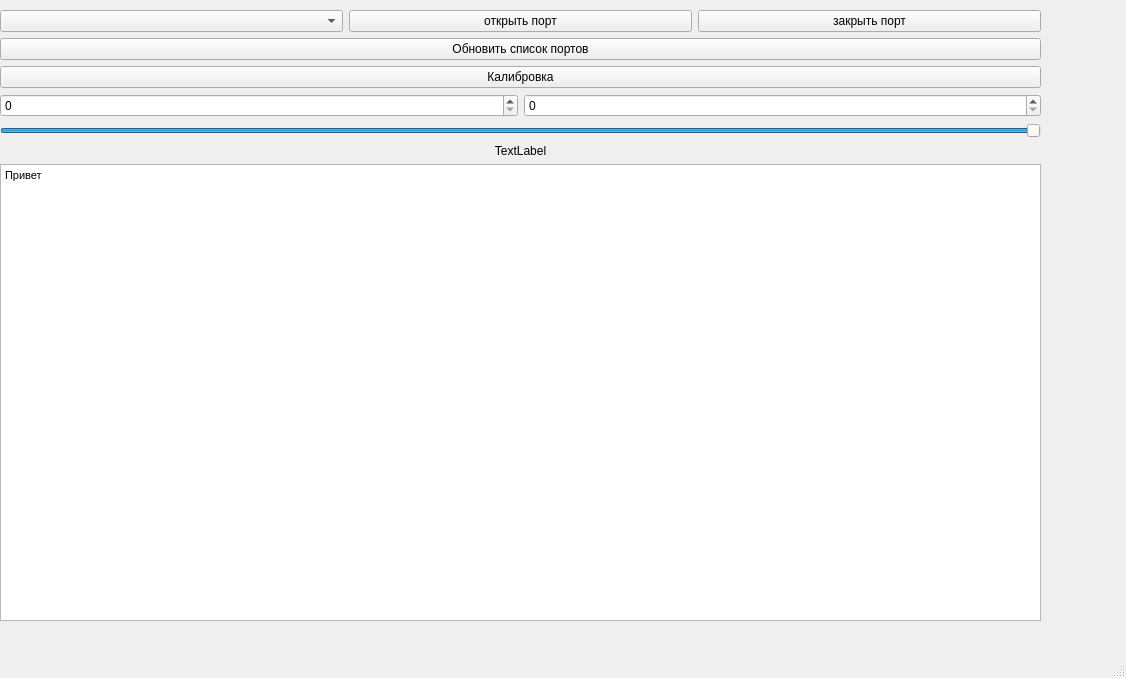
<?xml version="1.0" encoding="UTF-8"?>
<ui version="4.0">
 <class>MainWindow</class>
 <widget class="QMainWindow" name="MainWindow">
  <property name="geometry">
   <rect>
    <x>0</x>
    <y>0</y>
    <width>1126</width>
    <height>678</height>
   </rect>
  </property>
  <property name="windowTitle">
   <string>Window</string>
  </property>
  <widget class="QWidget" name="centralwidget">
   <widget class="QWidget" name="">
    <property name="geometry">
     <rect>
      <x>0</x>
      <y>10</y>
      <width>1041</width>
      <height>611</height>
     </rect>
    </property>
    <layout class="QVBoxLayout" name="verticalLayout_2">
     <item>
      <layout class="QHBoxLayout" name="horizontalLayout">
       <item>
        <layout class="QVBoxLayout" name="GlobalMenu">
         <item>
          <layout class="QHBoxLayout" name="MenuPorts">
           <item>
            <widget class="QComboBox" name="ListPorts"/>
           </item>
           <item>
            <widget class="QPushButton" name="ButOpenPort">
             <property name="text">
              <string>открыть порт</string>
             </property>
            </widget>
           </item>
           <item>
            <widget class="QPushButton" name="ButClosePort">
             <property name="text">
              <string>закрыть порт</string>
             </property>
            </widget>
           </item>
          </layout>
         </item>
         <item>
          <widget class="QPushButton" name="butRefresh">
           <property name="text">
            <string>Обновить список портов</string>
           </property>
          </widget>
         </item>
         <item>
          <layout class="QVBoxLayout" name="MenuChangeGas">
           <item>
            <widget class="QPushButton" name="ButCalibration">
             <property name="text">
              <string>Калибровка</string>
             </property>
            </widget>
           </item>
           <item>
            <layout class="QVBoxLayout" name="verticalLayout">
             <item>
              <layout class="QHBoxLayout" name="horizontalLayout_2">
               <item>
                <widget class="QSpinBox" name="spinBoxMin"/>
               </item>
               <item>
                <widget class="QSpinBox" name="spinBoxMax"/>
               </item>
              </layout>
             </item>
             <item>
              <widget class="QSlider" name="SlidePower">
               <property name="maximum">
                <number>50</number>
               </property>
               <property name="pageStep">
                <number>0</number>
               </property>
               <property name="value">
                <number>50</number>
               </property>
               <property name="orientation">
                <enum>Qt::Horizontal</enum>
               </property>
              </widget>
             </item>
            </layout>
           </item>
          </layout>
         </item>
        </layout>
       </item>
      </layout>
     </item>
     <item>
      <widget class="QLabel" name="valueGas">
       <property name="autoFillBackground">
        <bool>false</bool>
       </property>
       <property name="text">
        <string>TextLabel</string>
       </property>
       <property name="alignment">
        <set>Qt::AlignCenter</set>
       </property>
      </widget>
     </item>
     <item>
      <widget class="QTextBrowser" name="debugWindow">
       <property name="autoFormatting">
        <set>QTextEdit::AutoNone</set>
       </property>
       <property name="html">
        <string>&lt;!DOCTYPE HTML PUBLIC &quot;-//W3C//DTD HTML 4.0//EN&quot; &quot;http://www.w3.org/TR/REC-html40/strict.dtd&quot;&gt;
&lt;html&gt;&lt;head&gt;&lt;meta name=&quot;qrichtext&quot; content=&quot;1&quot; /&gt;&lt;style type=&quot;text/css&quot;&gt;
p, li { white-space: pre-wrap; }
&lt;/style&gt;&lt;/head&gt;&lt;body style=&quot; font-family:'MS Shell Dlg 2'; font-size:8.25pt; font-weight:400; font-style:normal;&quot;&gt;
&lt;p style=&quot; margin-top:0px; margin-bottom:0px; margin-left:0px; margin-right:0px; -qt-block-indent:0; text-indent:0px;&quot;&gt;Привет&lt;/p&gt;&lt;/body&gt;&lt;/html&gt;</string>
       </property>
      </widget>
     </item>
    </layout>
   </widget>
  </widget>
  <widget class="QMenuBar" name="menubar">
   <property name="geometry">
    <rect>
     <x>0</x>
     <y>0</y>
     <width>1126</width>
     <height>21</height>
    </rect>
   </property>
  </widget>
  <widget class="QStatusBar" name="statusbar"/>
 </widget>
 <resources/>
 <connections/>
</ui>
